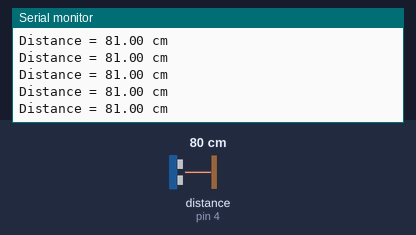
Recording of a sketch running on a simulated Arduino Uno, built with avr-gcc and run on an emulated ATmega328P. On the bench: the last lines printed to the serial monitor. The test bench sets the inputs (shaded band); at power-on: distance to the obstacle (sensor on pin 4) 80 cm. The echo pulse lasts 58.3 µs per cm.

Above: at 1.2 s.
1.3 s: distance to the obstacle (sensor on pin 4) set to 35 cm
At 1.59 s:
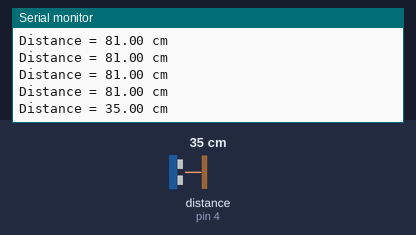
4.3 s: distance to the obstacle (sensor on pin 4) set to 2 cm
At 4.44 s:
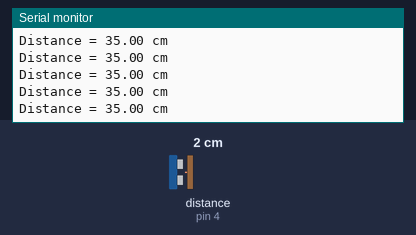
Timing chart, 0 to 7.3 s (numbered marks = the images above; inputs shaded):
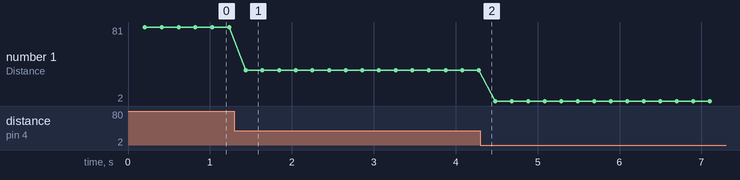

Measured:
- after the input at 1.3 s, the serial monitor: prints a new line after 0.14 s (image 1)
- plotted number 1: 81 → 35 after the input at 1.3 s, 35 → 2 after the input at 4.3 s

The sketch:

Ultrasonic_newping.ino
```cpp
#include <NewPing.h>

#define trigPin  4
#define echoPin  4

#define MAX_DISTANCE 350  // Maximum distance we want to ping for (in centimeters). Maximum sensor distance is rated at 400-500cm.

NewPing sonar(trigPin, echoPin, MAX_DISTANCE); // NewPing setup of pins and maximum distance.
float distance;

void setup() {
  Serial.begin(9600); // Open serial monitor at 9600 baud to see ping results.
}

void loop() {
  delay(200); // Wait 50ms between pings (about 20 pings/sec). 29ms should be the shortest delay between pings.

  distance = sonar.ping_cm();

  Serial.print("Distance = ");
  Serial.print(distance); // Distance will be 0 when out of set max range.
  Serial.println(" cm");
}
```
